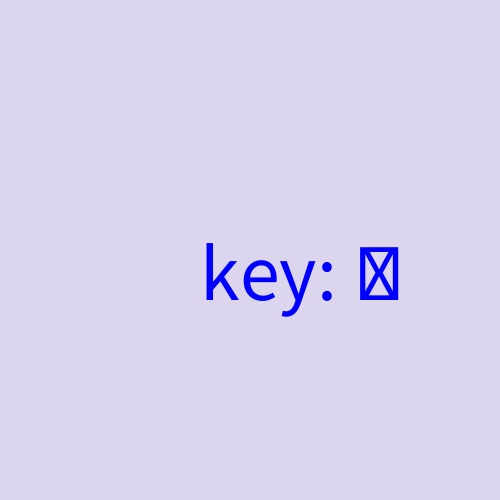
Frame 1 (no input)
Frame 60 (the mouse pressed at the canvas centre just before this capture): identical to frame 1, image omitted
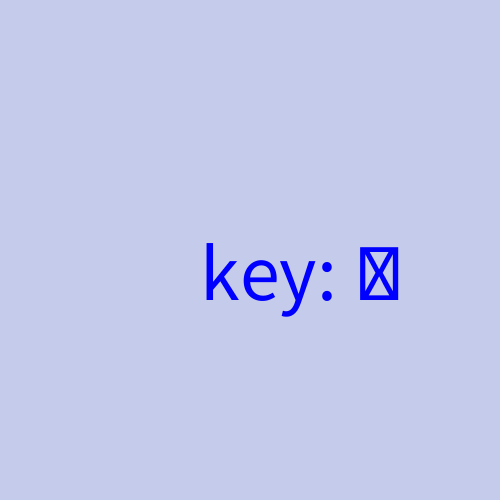
Frame 120 (the mouse held since frame 60 and released just before this capture)

The Processing sketch that drew these frames (run headless with seeded random() and noise(); from frame 60 on, the mouse is pressed at the canvas centre):

// Processing sketch: week02_1_void_setup_void_draw_fill_textSize_text_key
// ── week02_1_void_setup_void_draw_fill_textSize_text_key.pde
//week02_1_void_setup_void_draw_fill_textSize_text_key
void setup(){
  size(500, 500);
}
void draw(){
  if (mousePressed) background(#C5CBEA);
  else background(#DBD5ED); //用color selector
  fill(0, 0, 255);
  textSize(80);
  text("key: "+key, 200, 300); //注音輸入法關掉就能收到key
}
